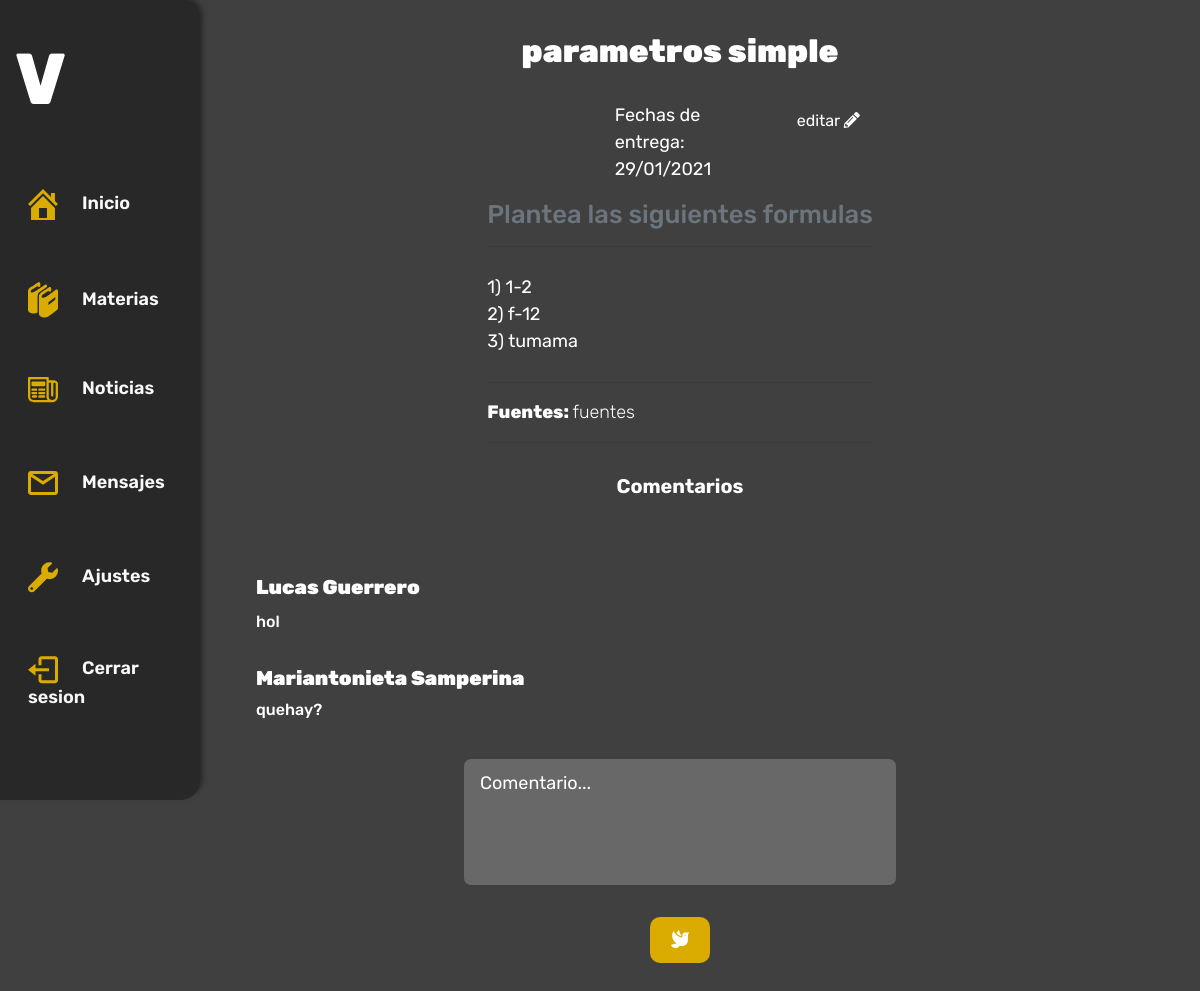
/profesor/ver_trabajo/6 (signed in), run on the app's committed database.
### usuarios/models.py (models this page shows, shortened)
class Trabajo(models.Model):
    titulo = models.CharField(max_length=50)
    materia = models.ForeignKey(Materia, on_delete = models.CASCADE, null=True, blank=True)
    fecha_de_subida = models.DateTimeField(auto_now_add=True)
    fecha_de_entrega = models.DateTimeField(auto_now_add=False)
    tipo_de_trabajo = models.ForeignKey(TipoDeTarea, on_delete = models.CASCADE, null=True, blank=True)
    consigna = models.CharField(max_length=50)
    contenido = models.TextField()
    fuentes = models.CharField(max_length=50)
    class Meta():
        ordering = ['-fecha_de_subida']

class Comentario(models.Model):
    autor = models.ForeignKey(User, on_delete = models.CASCADE)
    comentario = models.CharField(max_length=150)
    trabajo = models.ForeignKey(Trabajo, on_delete = models.CASCADE, null=True, blank=True)
    create = models.DateTimeField(auto_now_add=True, null=True, blank=True)
    def __str__(self):
        return self.comentario

class Estudiante(models.Model):
    user = models.OneToOneField(User, on_delete = models.CASCADE)
    nombre = models.CharField(max_length=50)
    apellido = models.CharField(max_length=50)
    dni = models.IntegerField(unique=True)
    curso = models.ForeignKey(Cursoos, on_delete = models.CASCADE, null=True, blank=True)
    foto =  models.ImageField(upload_to="fotos_de_perfil/estudiante", null=True, blank=True)
    class Meta():
        ordering = ['apellido']
    def __str__(self):
        nombre_y_apellido = self.nombre + " " + self.apellido
        return nombre_y_apellido

class Secretario(models.Model):
    user = models.OneToOneField(User, on_delete = models.CASCADE)
    nombre = models.CharField(max_length=50)
    apellido = models.CharField(max_length=50)
    foto =  models.ImageField(upload_to="fotos_de_perfil/secretario", null=True, blank=True)
    def __str__(self):
        nombre_y_apellido = self.nombre + " " + self.apellido
        return nombre_y_apellido

### volder_app/decorators.py (the view)
        def wrapper(request, *args, **kwargs):
            if not hasattr(request.user, self.attribute):
                return redirect(self.redirect_to_url, **self.args_dict_to_redirect)
            return view(request, *args, **kwargs)

### profesor/views.py (called while the page is built, shortened)
@RequiredUserAttribute(attribute = 'profesor', redirect_to_url = '/preceptor/')
def ver_trabajo(request,id_trabajo):
    trabajo = Trabajo.objects.get(id=id_trabajo)
    if request.user.profesor != trabajo.materia.profesor:
        return redirect("/profesor/")
    comentarios = Comentario.objects.filter(trabajo=trabajo)
    tipo = TipoDeTarea.objects.all()
    cont = {
        "tipo":tipo,
        "trabajo":trabajo,
        "comentarios":comentarios,
    }
    return render(request, "profesor/ver_trabajo.html", cont)

### usuarios/models.py (called while the page is built)
    def __str__(self):
        return self.tipo

### profesor/templates/profesor/ver_trabajo.html (shortened to what this page needs)
{% extends 'profesor/base.html' %}
{% load static %}
{% block content %}
<div id="main-trabajo" class="main-trabajo">
    <div id="vista">
        <div id="mid-contenido" class="mid-contenido mid-contenido-animacion">
            <p class="trabajo-titulo h2 text-center">{{trabajo.titulo}}</p>
            <a id="icon" onclick="editar()" class="btn float-right"> editar <i class="fas fa-pencil-alt"></i></a>
            <p class="col-10 col-md-5 m-auto">Fechas de entrega: {{trabajo.fecha_de_entrega|date:'d/m/Y'}} </p>
            <p class="trabajo-consigna h3 text-center text-muted">{{trabajo.consigna}}</p><hr>
            <span class="trabajo-contenido"> {{ trabajo.contenido|linebreaks }} </span>
            <hr>
            <span class="fuentes"> Fuentes: <span class="fuente-links">{{trabajo.fuentes}}</span></span><hr>
        </div>
    </div>
    <div id="container-comentario" class="container-comentario container-animacion ">
        <h5 class="titulo text-center"> Comentarios</h5><hr>
        <div id="comentraios" class="comentarios">
            {% for comentario in comentarios %}
                {% if comentario.autor.estudiante %}
                    <div id="comentario" class="comentario mensaje-recibido mensaje-recibido-profesor">
                        <p class="nombre"> {{comentario.autor.estudiante}} </p>
                        <p class="mensaje">
                            {{comentario}}
                        </p>
                    </div>
                {% else %}
                <div id="comentario" class="comentario mensaje-recibido col-10 my-2 col-md-11">
                    <h6 class="nombre"> {{comentario.autor.preceptor}} {{comentario.autor.secretario}} </h6>
                    <span class="mensaje">
                        {{comentario}}
                    </span>
                </div>
                {% endif %}
            {% endfor %}
        </div>
        <div id="enviar-comentario" class="enviar-comentario">
            <form action="" id="enviar-datos" method="POST" onsubmit="return false"> {% csrf_token %}
                <div class="send row mx-auto">
                    <textarea placeholder="Comentario..." name="comentario" id="texto-comentario" required cols="30" rows="10"></textarea>
                    <button onclick="enviar()"  class="" ><i class="fas fa-dove"></i></button>
                </div>
            </form>
        </div>
    </div>
</div>
{% endblock %}

### volder_app/static/css/estudiante/main.css (style rules this page uses)
:root { --naranja:#DAAB00; --negro:#282828; --bg:#404040; --grey:#686868; --white:#FFF; }
* { margin: 0px; padding: 0px; outline: none; }
p { margin:0 }
.row { margin: 0px !important; padding: 0px !important; }
body { max-width: 100vw; overflow-x: hidden; font-size: 18px; font-family:'Rubik', sans-serif; }
.contenedor, .container, .mid-contenido { color: var(--white); border-radius: 20px; background-color: var(--negro); box-shadow: 3px -3px 5px var(--negro); }
.perfil .nombre, #container-comentario .titulo { font-weight: 700; font-size: 1.1em; }
.main-trabajo { width: 80vw; display: flex; justify-content: space-around; align-items: center; flex-direction: column; }
#mid-contenido { background: transparent; box-shadow: 0px 0px 0px transparent !important; min-height: 30vh; max-height:auto; padding-top: 2rem; }
.trabajo-titulo { font-size: 2rem; color: #FFF; font-weight: 900; margin-bottom: 2rem; }
#mid-contenido .trabajo-consigna { width: 100%; margin: 1rem 0 !important; color: var(--grey); font-size: 1.6rem; }
#mid-contenido .trabajo-contenido { display: flex; min-height: 40%; padding: .7rem 0; }
#mid-contenido .fuentes { font-weight: 800; }
#mid-contenido .fuentes .fuente-links { font-weight: 200; }
#container-comentario { min-height: 30vh !important; width: 80vw; overflow-y: auto; margin-top: 2rem 0; color:#fff; display: flex; align-items: center; justify-content: space-around; flex-direction: column; padding-bottom: 1.6rem; }
#container-comentario h5 { font-size: 24px; font-weight: 900; margin-top: 1rem; }
.comentarios { overflow-y: auto; max-height: 50vh; width: 90%; font-size: 20px !important; }
.comentario { margin-top: 10px; width: auto; max-width: 45%; height: auto; padding: 0 .5rem; margin: 2rem 0; display: flex; align-items: flex-start; flex-direction: column; }
.comentario .mensaje, .comentario .nombre { font-size: 20px; font-weight:900; margin-bottom: 0; }
.comentario .mensaje { font-size: 16px; font-weight: 500; margin-top: .5rem; }
.enviar-comentario { width: 60vw; margin-top: 1.8rem; }
.enviar-comentario form .send { display: flex; align-items: center; flex-direction: column; justify-content: space-between; }
.enviar-comentario form .send textarea { border-radius: 7px; min-width: 60%; height: 7em; padding: .7rem 1rem; display: flex; margin-bottom: 1rem; resize: none; background-color: var(--grey); border: 0; outline: 0; color: #fff; }
input::placeholder, textarea::placeholder { color: white; }
.input--send, .enviar-comentario form .send button { width: auto; padding: .6rem 1.3rem; margin: 1rem 0; background: transparent; color: var(--white); font-weight: 600; background-color: var(--naranja); position: relative; border: 0; outline: none; border-radius: 10px; outline: 2px solid var(--naranja); outline-offset: -5px; transition: .4s ease-in-out; }
#icon { color:var(--white); }

### volder_app/templates/volder/carga.html (style rules this page uses)
*, *::after,*::before { margin: 0; padding: 0; -webkit-box-sezing: border-box; -moz-box-sezing: border-box; box-sezing: border-box; }

### data on the page
Trabajo: titulo "parametros simple", fecha_de_entrega "29/01/2021", consigna "Plantea las siguientes formulas", contenido "1) 1-2 2) f-12 3) tumama", fuentes "fuentes"
Comentario: autor.estudiante "Lucas Guerrero", comentario "hol"
Comentario: autor.secretario "Mariantonieta Samperina", comentario "quehay?"
